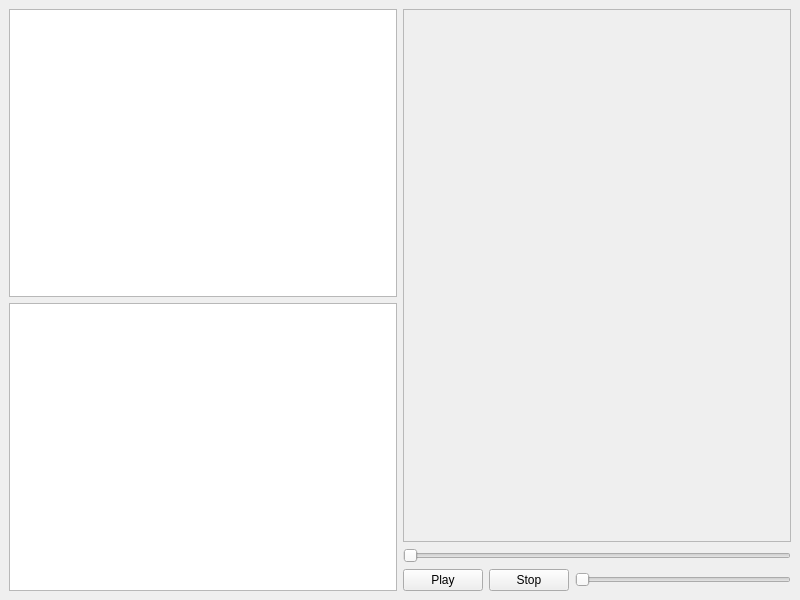
<?xml version="1.0" encoding="UTF-8"?>
<ui version="4.0">
 <class>MainWindow</class>
 <widget class="QMainWindow" name="MainWindow">
  <property name="geometry">
   <rect>
    <x>0</x>
    <y>0</y>
    <width>800</width>
    <height>600</height>
   </rect>
  </property>
  <property name="windowTitle">
   <string>Hello Giin Senpai !</string>
  </property>
  <widget class="QWidget" name="centralwidget">
   <layout class="QGridLayout" name="gridLayout">
    <property name="sizeConstraint">
     <enum>QLayout::SetMinAndMaxSize</enum>
    </property>
    <item row="0" column="0">
     <layout class="QHBoxLayout" name="horizontalLayout">
      <property name="sizeConstraint">
       <enum>QLayout::SetMinAndMaxSize</enum>
      </property>
      <item>
       <layout class="QVBoxLayout" name="verticalLayout">
        <item>
         <widget class="QListWidget" name="animes_list"/>
        </item>
        <item>
         <widget class="QListWidget" name="episodes_list"/>
        </item>
       </layout>
      </item>
     </layout>
    </item>
    <item row="0" column="1">
     <layout class="QVBoxLayout" name="verticalLayout_2">
      <item>
       <widget class="QFrame" name="player_holder">
        <property name="frameShape">
         <enum>QFrame::StyledPanel</enum>
        </property>
        <property name="frameShadow">
         <enum>QFrame::Raised</enum>
        </property>
       </widget>
      </item>
      <item>
       <widget class="QSlider" name="timeline">
        <property name="orientation">
         <enum>Qt::Horizontal</enum>
        </property>
        <property name="invertedAppearance">
         <bool>false</bool>
        </property>
        <property name="invertedControls">
         <bool>false</bool>
        </property>
       </widget>
      </item>
      <item>
       <layout class="QHBoxLayout" name="horizontalLayout_2">
        <item>
         <widget class="QPushButton" name="play_pause">
          <property name="text">
           <string>Play</string>
          </property>
         </widget>
        </item>
        <item>
         <widget class="QPushButton" name="stop">
          <property name="text">
           <string>Stop</string>
          </property>
         </widget>
        </item>
        <item>
         <widget class="QSlider" name="volume">
          <property name="maximum">
           <number>100</number>
          </property>
          <property name="singleStep">
           <number>1</number>
          </property>
          <property name="orientation">
           <enum>Qt::Horizontal</enum>
          </property>
         </widget>
        </item>
       </layout>
      </item>
     </layout>
    </item>
   </layout>
  </widget>
 </widget>
 <resources/>
 <connections/>
</ui>
